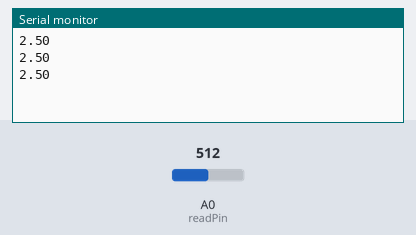
Bench run of a sketch on a simulated Arduino Uno, built with avr-gcc and run on an emulated ATmega328P. Parts: the last lines printed to the serial monitor. Inputs (shaded band) come from the test bench; at power-on: A0 (readPin) = 512.

Above: at 1.2 s.
1.3 s: A0 (readPin) set to 716
At 1.86 s:
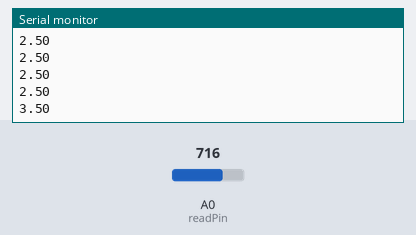
2.8 s: A0 (readPin) set to 900
At 3.06 s:
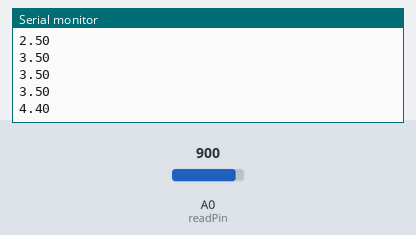
Timing chart, 0 to 5.8 s (numbered marks = the images above; inputs shaded):
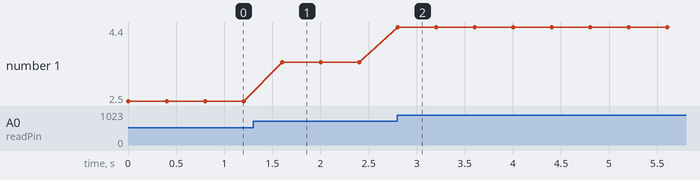

Measured:
- after the input at 1.3 s, the serial monitor: prints a new line after 0.30 s (image 1)
- after the input at 2.8 s, the serial monitor: prints a new line at once (image 2)
- plotted number 1: 2.5 → 3.5 after the input at 1.3 s, 3.5 → 4.4 after the input at 2.8 s

The sketch:

sketch_VltAnalogRead.ino
```cpp
int readPin=A0;
int readVal;
float V2;
int delayT(400);
void setup() {
  // put your setup code here, to run once:
pinMode(readPin, INPUT);
Serial.begin(115200);

}

void loop() {
  // put your main code here, to run repeatedly:

readVal=analogRead(readPin);
V2=(5./1023.)*readVal;
Serial.println(V2);
delay(delayT);

}
```
